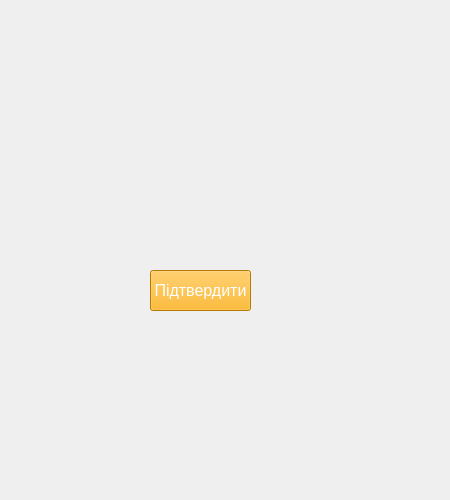
<?xml version="1.0" encoding="UTF-8"?>
<ui version="4.0">
 <class>MainWindow</class>
 <widget class="QMainWindow" name="MainWindow">
  <property name="geometry">
   <rect>
    <x>0</x>
    <y>0</y>
    <width>450</width>
    <height>500</height>
   </rect>
  </property>
  <property name="windowTitle">
   <string>Вхід</string>
  </property>
  <widget class="QWidget" name="centralwidget">
   <widget class="QLabel" name="label">
    <property name="geometry">
     <rect>
      <x>0</x>
      <y>0</y>
      <width>450</width>
      <height>500</height>
     </rect>
    </property>
    <property name="text">
     <string/>
    </property>
    <property name="pixmap">
     <pixmap>C:/Users/kk03k/AppData/Downloads/4a7eaeae52140c9205af389cc1e2c7b7-Enhanced-transformed (1).jpeg</pixmap>
    </property>
   </widget>
   <widget class="QPushButton" name="pushButton_page2">
    <property name="geometry">
     <rect>
      <x>150</x>
      <y>270</y>
      <width>101</width>
      <height>41</height>
     </rect>
    </property>
    <property name="font">
     <font>
      <pointsize>12</pointsize>
     </font>
    </property>
    <property name="styleSheet">
     <string notr="true">background-color: rgb(255, 170, 0);
color: rgb(255, 255, 255);</string>
    </property>
    <property name="text">
     <string>Підтвердити</string>
    </property>
   </widget>
  </widget>
 </widget>
 <resources/>
 <connections/>
</ui>
